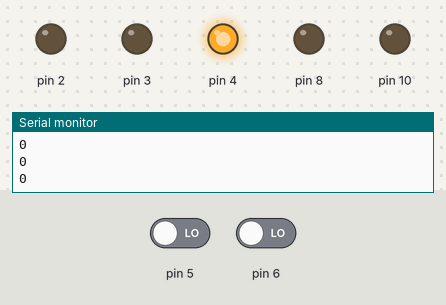
A sketch run on a simulated Arduino Uno, built with avr-gcc and run on an emulated ATmega328P. Parts: output pins drawn as LEDs (lit = HIGH), the last lines printed to the serial monitor. Dashed ring = blinking. The test bench sets the inputs (shaded band); at power-on: pin 6 LOW, pin 5 LOW. Random numbers use the default seed unless the sketch sets one.

Above: at 5.3 s.
5.4 s: pin 6 driven HIGH
At 7.1 s:
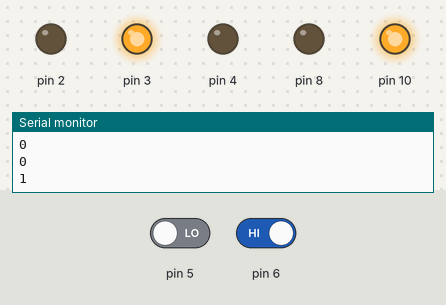
9.5 s: pin 5 driven HIGH
At 11.7 s:
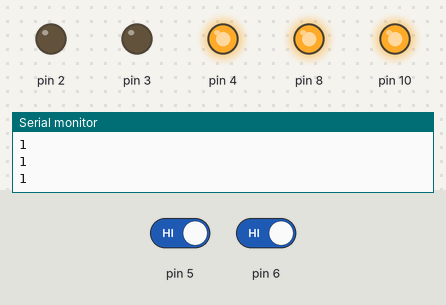
13.5 s: pin 6 driven LOW
At 14.8 s:
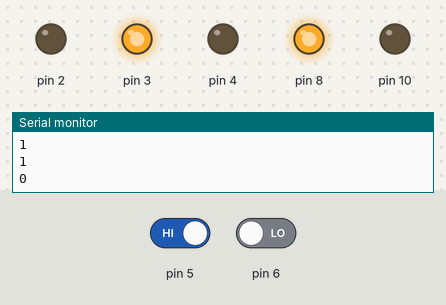
17.0 s: pin 5 driven LOW
At 19.3 s:
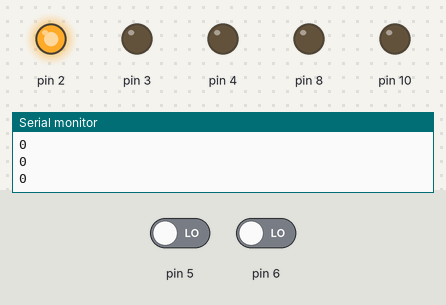
22.3 s: pin 5 driven HIGH and pin 6 driven HIGH
At 25.3 s:
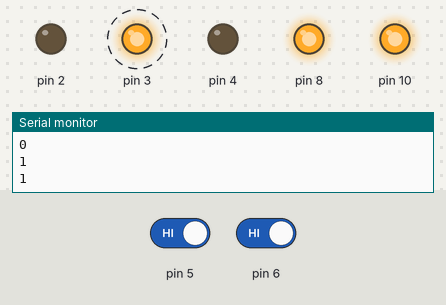
Timing chart, 0 to 28.6 s (numbered marks = the images above; inputs shaded):
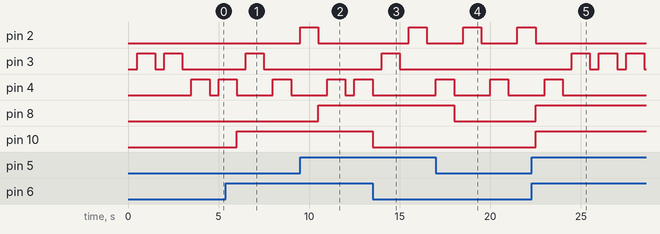

The sketch:

hackathon2023buttonLEDgame.ino
```cpp
long randomNumber;
int button1State;
int button2State;


void setup() {
  Serial.begin(9600);
  pinMode(8, OUTPUT);
  pinMode(10, OUTPUT);
  pinMode(PD2, OUTPUT);
  pinMode(PD3, OUTPUT);
  pinMode(PD4, OUTPUT);
  pinMode(PD5, INPUT);
  pinMode(PD6, INPUT);

}

void loop() {
  digitalWrite(PD2, LOW);
  digitalWrite(PD3, LOW);
  digitalWrite(PD4, LOW);
  delay(500);
  randomNumber = random(1, 4);
  if(randomNumber == 1) {
    digitalWrite(PD2, HIGH);

  }
  else if(randomNumber == 2) {
    digitalWrite(PD3, HIGH);
  }
  else {
    digitalWrite(PD4, HIGH);
  }
  delay(1000);
  button1State = digitalRead(PD5);
  if (button1State == HIGH) {
    digitalWrite(8, HIGH);
  }
  else {
    digitalWrite(8, LOW);
  }

  button2State = digitalRead(PD6);
  if (button2State == HIGH) {
    digitalWrite(10, HIGH);
    Serial.println(1);
  }
  else {
    digitalWrite(10, LOW);
    Serial.println(0);
  }
 }
```

Measured:
- after the input at 5.4 s, pin 10: LOW → HIGH after 0.60 s
- after the input at 9.5 s, pin 8: LOW → HIGH after 1.0 s
- after the input at 13.5 s, pin 10: HIGH → LOW at once
- after the input at 17.0 s, pin 8: HIGH → LOW after 1.0 s
- after the input at 22.3 s, pin 8, pin 10: LOW → HIGH after 0.20 s
- by itself, pin 3: alternates HIGH for 1.0 s and LOW for 0.50 s
